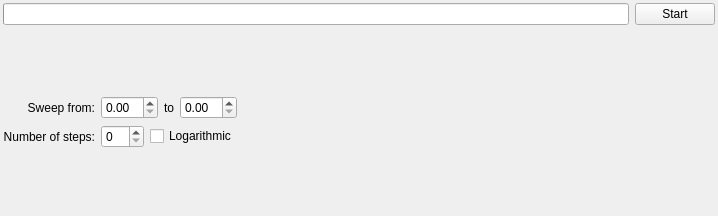
<?xml version="1.0" encoding="UTF-8"?>
<ui version="4.0">
 <class>Form</class>
 <widget class="QWidget" name="Form">
  <property name="geometry">
   <rect>
    <x>0</x>
    <y>0</y>
    <width>718</width>
    <height>216</height>
   </rect>
  </property>
  <property name="windowTitle">
   <string>Form</string>
  </property>
  <layout class="QVBoxLayout" name="verticalLayout">
   <property name="margin">
    <number>3</number>
   </property>
   <item>
    <layout class="QHBoxLayout" name="horizontalLayout">
     <item>
      <widget class="QProgressBar" name="progress"/>
     </item>
     <item>
      <widget class="QPushButton" name="startStop">
       <property name="text">
        <string>Start</string>
       </property>
      </widget>
     </item>
    </layout>
   </item>
   <item>
    <widget class="DropWidget" name="stimulus" native="true"/>
   </item>
   <item>
    <layout class="QGridLayout" name="gridLayout">
     <item row="0" column="0">
      <widget class="QLabel" name="label_3">
       <property name="text">
        <string>Sweep from:</string>
       </property>
       <property name="alignment">
        <set>Qt::AlignRight|Qt::AlignTrailing|Qt::AlignVCenter</set>
       </property>
      </widget>
     </item>
     <item row="0" column="1">
      <layout class="QHBoxLayout" name="horizontalLayout_2">
       <item>
        <widget class="QuantityWidgetController" name="stimulusMinimum"/>
       </item>
       <item>
        <widget class="QLabel" name="label_4">
         <property name="text">
          <string>to</string>
         </property>
         <property name="alignment">
          <set>Qt::AlignRight|Qt::AlignTrailing|Qt::AlignVCenter</set>
         </property>
        </widget>
       </item>
       <item>
        <widget class="QuantityWidgetController" name="stimulusMaximum"/>
       </item>
      </layout>
     </item>
     <item row="0" column="2" rowspan="2">
      <spacer name="horizontalSpacer">
       <property name="orientation">
        <enum>Qt::Horizontal</enum>
       </property>
       <property name="sizeHint" stdset="0">
        <size>
         <width>418</width>
         <height>38</height>
        </size>
       </property>
      </spacer>
     </item>
     <item row="1" column="0">
      <widget class="QLabel" name="label_10">
       <property name="text">
        <string>Number of steps:</string>
       </property>
       <property name="alignment">
        <set>Qt::AlignRight|Qt::AlignTrailing|Qt::AlignVCenter</set>
       </property>
      </widget>
     </item>
     <item row="1" column="1">
      <layout class="QHBoxLayout" name="horizontalLayout_3">
       <item>
        <widget class="IntegerWidgetController" name="stimulusSteps"/>
       </item>
       <item>
        <widget class="QCheckBox" name="logarithmic">
         <property name="text">
          <string>Logarithmic</string>
         </property>
        </widget>
       </item>
      </layout>
     </item>
    </layout>
   </item>
   <item>
    <widget class="DropWidget" name="measurement" native="true"/>
   </item>
  </layout>
 </widget>
 <customwidgets>
  <customwidget>
   <class>QuantityWidgetController</class>
   <extends>QDoubleSpinBox</extends>
   <header>gui.quantitywidget_controller.h</header>
  </customwidget>
  <customwidget>
   <class>DropWidget</class>
   <extends>QWidget</extends>
   <header>gui.dropwidget_controller.h</header>
   <container>1</container>
  </customwidget>
  <customwidget>
   <class>IntegerWidgetController</class>
   <extends>QSpinBox</extends>
   <header>gui.integerwidget_controller.h</header>
  </customwidget>
 </customwidgets>
 <resources/>
 <connections/>
</ui>
